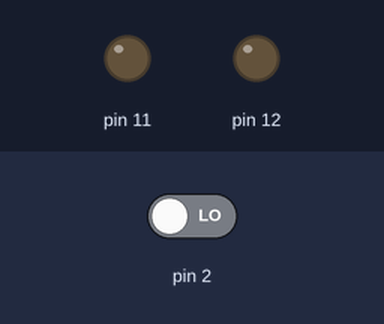
This sketch was run on a simulated Arduino Uno, built with avr-gcc and run on an emulated ATmega328P. Shown: output pins drawn as LEDs (lit = HIGH). Dashed ring = blinking. Inputs (shaded band) come from the test bench; at power-on: pin 2 LOW.

Above: at 2.3 s.
2.4 s: pin 2 driven HIGH
At 2.9 s:
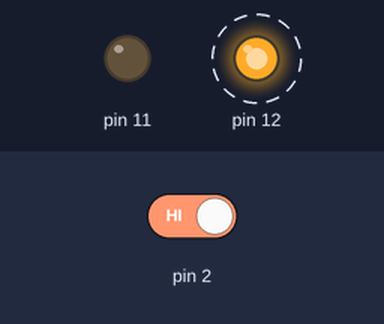
At 3.4 s:
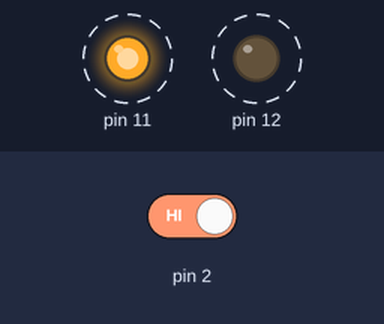
5.5 s: pin 2 driven LOW
At 6.5 s:
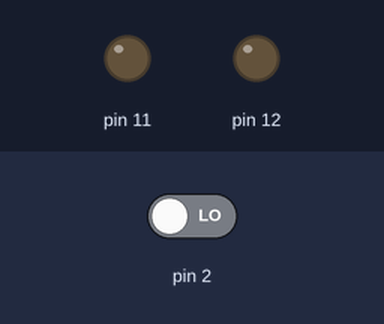
Timing chart, 0 to 8.5 s (numbered marks = the images above; inputs shaded):
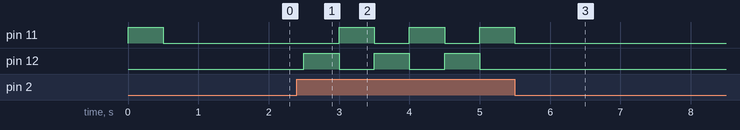

The sketch:

test11_12.ino
```cpp
int value = HIGH;

void setup() {
 pinMode(11, OUTPUT);
 pinMode(12, OUTPUT);
 pinMode(7, INPUT);
}

void loop() {
  for(int i = 11; i<13; i++)
  {

    //value = analogRead(0)/4;
    digitalWrite(i, value);
    delay(500);
    digitalWrite(i, LOW);
    value = digitalRead(2);
  }


}
```

Measured:
- after the input at 2.4 s, pin 11: alternates HIGH for 0.50 s and LOW for 0.50 s, starting after 0.60 s; pin 12: alternates HIGH for 0.50 s and LOW for 0.50 s, starting after 0.10 s
- after the input at 5.5 s, pin 11: goes on until 5.5 s, then stays LOW; pin 12: stops changing and stays LOW
